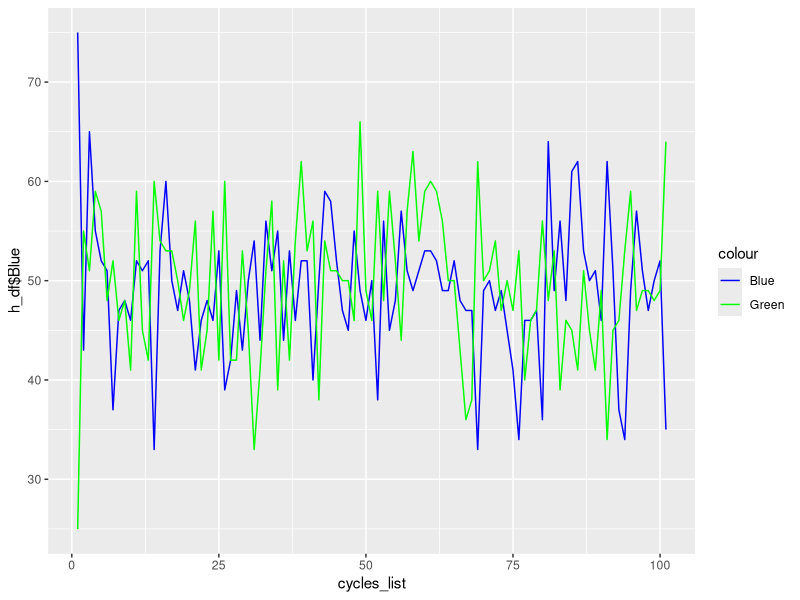

Generate this figure with R:
ptm <- proc.time()
# Initial parameters
blue_ant_number <- 75
green_ant_number <- 25
size <- 4
cycles <- 100
death <- TRUE
death_rate <- 50
birth_rate <- 50


# run_colony <- function(blue_ant_number, green_ant_number, size, cycles){

total_ants <- blue_ant_number + green_ant_number

# Creating area for ants to move in (dimensions: size x size)
positions <- vector()
positions[1:(size^2)] <- c(1:(size^2))

# Creating the color history matrix and recording initial values
initial_blue <- c(blue_ant_number, integer(cycles))
initial_green <- c(green_ant_number, integer(cycles))
h_df <- data.frame(initial_blue, initial_green)
names(h_df) <- c("Blue", "Green")

# Creating the colony matrix
ant_matrix <- matrix(nrow=total_ants, ncol = 4)
column_names <- c("color", "position", "blue_met", "green_met")
colnames(ant_matrix) <- column_names

# Populating matrix with blue ants
ant_matrix[1:blue_ant_number, 1] <- "blue"
ant_matrix[1:blue_ant_number, 3:4] <- c(0,0)
ant_matrix[1:blue_ant_number, 2] <- sample(positions, blue_ant_number, replace = TRUE)

# Populating matrix with green ants
ant_matrix[(blue_ant_number + 1):(blue_ant_number + green_ant_number), 1] <- "green"
ant_matrix[(blue_ant_number + 1):(blue_ant_number + green_ant_number), 3:4] <- c(0,0)
ant_matrix[(blue_ant_number + 1):(blue_ant_number + green_ant_number), 2] <- sample(positions, green_ant_number, replace = TRUE)

# Checking for ants that met
for (pos in positions){
  inds <- which(ant_matrix[,2] == pos, arr.ind = FALSE)
  same <- matrix(ant_matrix[inds,], ncol = 4)
  blues <- nrow(as.matrix(same[same[,1] == "blue",]))
  greens <- nrow(as.matrix(same[same[,1] == "green",]))
  is_blue <- which(ant_matrix[inds, 1] == "blue")
  is_green <- which(ant_matrix[inds, 1] == "green")
  ant_matrix[inds[is_blue], 3] <- as.integer(blues) - 1
  ant_matrix[inds[is_blue], 4] <- as.integer(greens)
  ant_matrix[inds[is_green], 3] <- as.integer(blues)
  ant_matrix[inds[is_green], 4] <- as.integer(greens) - 1
}

# Running the cycles
for (i in 1:cycles){
  
  # Changing positions and killing ants
  death_val <- as.numeric(sample(100, total_ants, replace = TRUE))
  dead_ants <- which(death_val < death_rate, arr.ind = TRUE)
  live_ants <- which(death_val >= death_rate, arr.ind = TRUE)
  if (death == TRUE){
    if(nrow(ant_matrix) != 0){
      ant_matrix[live_ants, 2] <- sample(positions, (total_ants - length(dead_ants)), replace = TRUE)
    }
    total_ants <- total_ants - length(dead_ants)
    if(length(dead_ants) != 0){
      ant_matrix <- ant_matrix[-dead_ants,]
    }
  }else{
    ant_matrix[,2] <- sample(positions, total_ants, replace = TRUE)
  }
  if(total_ants == 0){
    break
  }
  
  # Birth of new ants
  birth_val <- as.numeric(sample(100, 100, replace = TRUE))
  new_ants <- length(which(birth_val < birth_rate, arr.ind = TRUE))
  if(new_ants > 0){
    new_colors <- sample(c("green", "blue"), new_ants, replace = TRUE)
    new_matrix <- cbind(new_colors, sample(positions, new_ants, replace = TRUE), 0, 0)
    colnames(new_matrix) <- column_names
    ant_matrix <- rbind(ant_matrix, new_matrix)
    total_ants <- total_ants + new_ants
  }
  

  # ant_matrix[(total_ants + 1):(total_ants + new_ants), 1] <- new_colors
  # ant_matrix[(total_ants + 1):(total_ants + new_ants), 3:4] <- c(0,0)
  # ant_matrix[(total_ants + 1):(total_ants + new_ants), 2] <- sample(positions, new_ants, replace = TRUE)

  

  
  # Check if ants met
  # ptm <- proc.time()
  ant_matrix <- matrix(ant_matrix, ncol = 4)
  for (pos in positions){
    inds <- which(ant_matrix[,2] == pos, arr.ind = FALSE)
    same <- matrix(ant_matrix[inds,], ncol = 4)
    blues <- nrow(matrix(same[same[,1] == "blue",], ncol = 4))
    greens <- nrow(matrix(same[same[,1] == "green",], ncol = 4))
    is_blue <- which(ant_matrix[inds, 1] == "blue")
    is_green <- which(ant_matrix[inds, 1] == "green")
    ant_matrix[inds[is_blue], 3] <- as.integer(ant_matrix[inds[is_blue], 3]) + as.integer(blues) - 1
    ant_matrix[inds[is_blue], 4] <- as.integer(ant_matrix[inds[is_blue], 4]) + as.integer(greens)
    ant_matrix[inds[is_green], 3] <- as.integer(ant_matrix[inds[is_green], 3]) + as.integer(blues)
    ant_matrix[inds[is_green], 4] <- as.integer(ant_matrix[inds[is_green], 4]) + as.integer(greens) - 1
  }
  # proc.time() - ptm

  # Timing is roughly similar to above, but going with above to reduce loops
  # ptm <- proc.time()
  # for (u in 1:(total_ants)){
  #   for (v in 1:(total_ants)){
  #     if (v == u){
  #       next
  #     }else{
  #       if (ant_matrix[u, 2] == ant_matrix[v, 2]){
  #         if (ant_matrix[v, 1] == "blue"){
  #           ant_matrix[u, 3] <- as.integer(ant_matrix[1, 3]) + 1
  #         }else{
  #           ant_matrix[u, 4] <- as.integer(ant_matrix[1, 4]) + 1
  #         }
  #       }
  #     }
  #   }
  # }
  # 
  # proc.time() - ptm
  
  # Check if ants reached color change threshold and add to color history
  threshold <- total_ants/2
  green_change <- which(ant_matrix[,3] > threshold & ant_matrix[,4] < threshold, arr.ind = TRUE)
  blue_change <- which(ant_matrix[,3] < threshold & ant_matrix[,4] > threshold, arr.ind = TRUE)
  ant_matrix[green_change, 1] <- "green"
  ant_matrix[green_change, 3:4] <- c(0,0)
  ant_matrix[blue_change, 1] <- "blue"
  ant_matrix[blue_change, 3:4] <- c(0,0)
  new_blue <- nrow(as.matrix(ant_matrix[ant_matrix[,1] == "blue",]))
  new_green <- nrow(as.matrix(ant_matrix[ant_matrix[,1] == "green",]))
  h_df$Blue[(i+1)] <- new_blue
  h_df$Green[(i+1)] <- new_green
}



# Plotting the color history
library(ggplot2)
cycles_list <- c(0:cycles+1)
h <- ggplot(h_df, aes(x=cycles_list)) + 
  geom_line(aes(y=h_df$Blue, colour="Blue")) + 
  geom_line(aes(y=h_df$Green, colour="Green")) +
  scale_color_manual(values=c("blue", "green"))
h
proc.time() - ptm
  
  # return(history_list[-1])
# }

# run_colony(2, 3, 3, 3)

